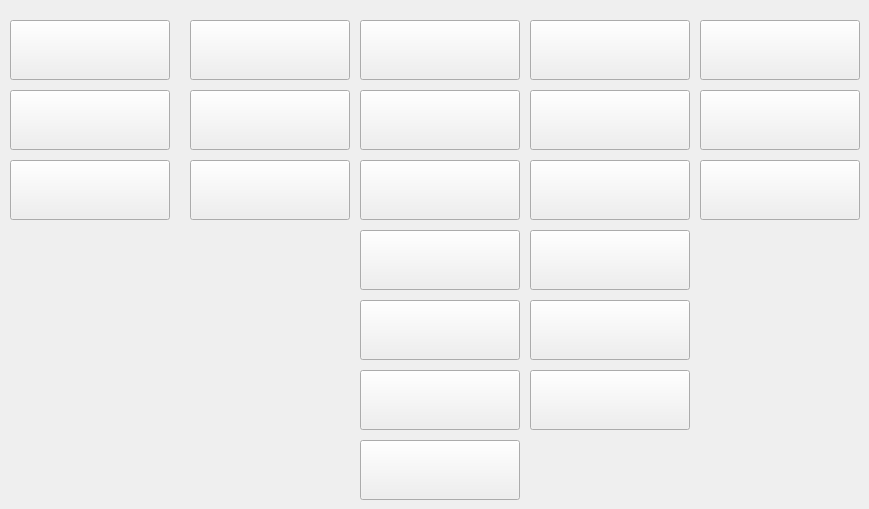
   <widget class="QWidget" name="tab_G_bis_R">
    <attribute name="title">
     <string>Websides von G bis R</string>
    </attribute>
    <widget class="QPushButton" name="Btn_Private">
     <property name="geometry">
      <rect>
       <x>10</x>
       <y>20</y>
       <width>160</width>
       <height>60</height>
      </rect>
     </property>
     <property name="font">
      <font>
       <pointsize>18</pointsize>
      </font>
     </property>
     <property name="whatsThis">
      <string>Private</string>
     </property>
     <property name="styleSheet">
      <string notr="true">background-image: url(:/gui/resource_collection_files/Logos/studios/Private/Private_160x60.png);

</string>
     </property>
     <property name="text">
      <string/>
     </property>
    </widget>
    <widget class="QPushButton" name="Btn_HardX">
     <property name="geometry">
      <rect>
       <x>190</x>
       <y>20</y>
       <width>160</width>
       <height>60</height>
      </rect>
     </property>
     <property name="font">
      <font>
       <pointsize>18</pointsize>
      </font>
     </property>
     <property name="whatsThis">
      <string>HardX</string>
     </property>
     <property name="styleSheet">
      <string notr="true">background-image: url(:/gui/resource_collection_files/Logos/studios/HardX/HardX_160x60.png);
</string>
     </property>
     <property name="text">
      <string/>
     </property>
    </widget>
    <widget class="QPushButton" name="Btn_DarkX">
     <property name="geometry">
      <rect>
       <x>190</x>
       <y>90</y>
       <width>160</width>
       <height>60</height>
      </rect>
     </property>
     <property name="font">
      <font>
       <pointsize>18</pointsize>
      </font>
     </property>
     <property name="toolTipDuration">
      <number>-3</number>
     </property>
     <property name="whatsThis">
      <string>DarkX</string>
     </property>
     <property name="styleSheet">
      <string notr="true">background-image: url(:/gui/resource_collection_files/Logos/studios/DarkX/DarkX_160x60.png);
</string>
     </property>
     <property name="text">
      <string/>
     </property>
    </widget>
    <widget class="QPushButton" name="Btn_PornBox">
     <property name="geometry">
      <rect>
       <x>360</x>
       <y>20</y>
       <width>160</width>
       <height>60</height>
      </rect>
     </property>
     <property name="font">
      <font>
       <pointsize>18</pointsize>
      </font>
     </property>
     <property name="whatsThis">
      <string>PornBox</string>
     </property>
     <property name="styleSheet">
      <string notr="true">background-image: url(:/gui/resource_collection_files/Logos/studios/PornBox/PornBox_160x60.png);

</string>
     </property>
     <property name="text">
      <string/>
     </property>
    </widget>
    <widget class="QPushButton" name="Btn_NaughtyAmerica">
     <property name="geometry">
      <rect>
       <x>530</x>
       <y>90</y>
       <width>160</width>
       <height>60</height>
      </rect>
     </property>
     <property name="font">
      <font>
       <pointsize>18</pointsize>
      </font>
     </property>
     <property name="whatsThis">
      <string>NaughtyAmerica</string>
     </property>
     <property name="styleSheet">
      <string notr="true">background-image: url(:/gui/resource_collection_files/Logos/studios/NaughtyAmerica/NaughtyAmerica_160x60.png)
</string>
     </property>
     <property name="text">
      <string/>
     </property>
    </widget>
    <widget class="QPushButton" name="Btn_MomXXX">
     <property name="geometry">
      <rect>
       <x>530</x>
       <y>20</y>
       <width>160</width>
       <height>60</height>
      </rect>
     </property>
     <property name="font">
      <font>
       <pointsize>18</pointsize>
      </font>
     </property>
     <property name="whatsThis">
      <string>MomXXX</string>
     </property>
     <property name="styleSheet">
      <string notr="true">background-image: url(:/gui/resource_collection_files/Logos/studios/MomXXX/MomXXX_160x60.jpg);

</string>
     </property>
     <property name="text">
      <string/>
     </property>
    </widget>
    <widget class="QPushButton" name="Btn_AnalVids">
     <property name="geometry">
      <rect>
       <x>360</x>
       <y>90</y>
       <width>160</width>
       <height>60</height>
      </rect>
     </property>
     <property name="font">
      <font>
       <pointsize>18</pointsize>
      </font>
     </property>
     <property name="statusTip">
      <string>AnalVids</string>
     </property>
     <property name="whatsThis">
      <string>AnalVids</string>
     </property>
     <property name="styleSheet">
      <string notr="true">background-image: url(:/gui/resource_collection_files/Logos/studios/AnalVids/AnalVids_160x90.jpg);
</string>
     </property>
     <property name="text">
      <string/>
     </property>
    </widget>
    <widget class="QPushButton" name="Btn_PerfectGonzo">
     <property name="geometry">
      <rect>
       <x>360</x>
       <y>300</y>
       <width>160</width>
       <height>60</height>
      </rect>
     </property>
     <property name="font">
      <font>
       <pointsize>18</pointsize>
      </font>
     </property>
     <property name="whatsThis">
      <string>PerfectGonzo</string>
     </property>
     <property name="styleSheet">
      <string notr="true">background-image: url(:/gui/resource_collection_files/Logos/studios/PerfectGonzo/PerfectGonzo_160x60.jpg);

</string>
     </property>
     <property name="text">
      <string/>
     </property>
    </widget>
    <widget class="QPushButton" name="Btn_Joymii">
     <property name="geometry">
      <rect>
       <x>10</x>
       <y>90</y>
       <width>160</width>
       <height>60</height>
      </rect>
     </property>
     <property name="font">
      <font>
       <pointsize>18</pointsize>
      </font>
     </property>
     <property name="whatsThis">
      <string>joymii</string>
     </property>
     <property name="styleSheet">
      <string notr="true">background-image: url(:/gui/resource_collection_files/Logos/studios/joymii/joymii_160x60.jpg);

</string>
     </property>
     <property name="text">
      <string/>
     </property>
    </widget>
    <widget class="QPushButton" name="Btn_Mofos">
     <property name="geometry">
      <rect>
       <x>530</x>
       <y>230</y>
       <width>160</width>
       <height>60</height>
      </rect>
     </property>
     <property name="font">
      <font>
       <pointsize>18</pointsize>
      </font>
     </property>
     <property name="whatsThis">
      <string>Mofos</string>
     </property>
     <property name="styleSheet">
      <string notr="true">background-image: url(:/gui/resource_collection_files/Logos/studios/Mofos/Mofos_160x60.jpg);

</string>
     </property>
     <property name="text">
      <string/>
     </property>
    </widget>
    <widget class="QPushButton" name="Btn_HookupHotshot">
     <property name="geometry">
      <rect>
       <x>700</x>
       <y>20</y>
       <width>160</width>
       <height>60</height>
      </rect>
     </property>
     <property name="font">
      <font>
       <pointsize>18</pointsize>
      </font>
     </property>
     <property name="whatsThis">
      <string>HookupHotshot</string>
     </property>
     <property name="styleSheet">
      <string notr="true">background-image:url(:/gui/resource_collection_files/Logos/studios/HookupHotshot/HookupHotshot_160x60.png)

</string>
     </property>
     <property name="text">
      <string/>
     </property>
    </widget>
    <widget class="QPushButton" name="Btn_LetsDoeit">
     <property name="geometry">
      <rect>
       <x>530</x>
       <y>300</y>
       <width>160</width>
       <height>60</height>
      </rect>
     </property>
     <property name="font">
      <font>
       <pointsize>18</pointsize>
      </font>
     </property>
     <property name="whatsThis">
      <string>LetsDoeit</string>
     </property>
     <property name="styleSheet">
      <string notr="true">background-image:url(:/gui/resource_collection_files/Logos/studios/LetsDoeit/LetsDoeit_160x60.png)
</string>
     </property>
     <property name="text">
      <string/>
     </property>
    </widget>
    <widget class="QPushButton" name="Btn_PornWorld">
     <property name="geometry">
      <rect>
       <x>360</x>
       <y>230</y>
       <width>160</width>
       <height>60</height>
      </rect>
     </property>
     <property name="font">
      <font>
       <pointsize>18</pointsize>
      </font>
     </property>
     <property name="statusTip">
      <string>PornWorld</string>
     </property>
     <property name="whatsThis">
      <string>PornWorld</string>
     </property>
     <property name="styleSheet">
      <string notr="true">background-image: url(:/gui/resource_collection_files/Logos/studios/PornWorld/PornWorld_160x60.png);

</string>
     </property>
     <property name="text">
      <string/>
     </property>
    </widget>
    <widget class="QPushButton" name="Btn_DDFNetwork">
     <property name="geometry">
      <rect>
       <x>360</x>
       <y>160</y>
       <width>160</width>
       <height>60</height>
      </rect>
     </property>
     <property name="font">
      <font>
       <pointsize>18</pointsize>
      </font>
     </property>
     <property name="statusTip">
      <string>DDFNetwork</string>
     </property>
     <property name="whatsThis">
      <string>DDFNetwork</string>
     </property>
     <property name="styleSheet">
      <string notr="true">background-image: url(:/gui/resource_collection_files/Logos/studios/DDFNetwork/DDFNetwork_160x60.jpg);
</string>
     </property>
     <property name="text">
      <string/>
     </property>
    </widget>
    <widget class="QPushButton" name="Btn_LegalPorno">
     <property name="geometry">
      <rect>
       <x>360</x>
       <y>370</y>
       <width>160</width>
       <height>60</height>
      </rect>
     </property>
     <property name="font">
      <font>
       <pointsize>18</pointsize>
      </font>
     </property>
     <property name="statusTip">
      <string>LegalPorno</string>
     </property>
     <property name="whatsThis">
      <string>LegalPorno</string>
     </property>
     <property name="styleSheet">
      <string notr="true">background-image: url(:/gui/resource_collection_files/Logos/studios/LegalPorno/LegalPorno_160x60.jpg);

</string>
     </property>
     <property name="text">
      <string/>
     </property>
    </widget>
    <widget class="QPushButton" name="Btn_BlackInWhite">
     <property name="geometry">
      <rect>
       <x>360</x>
       <y>440</y>
       <width>160</width>
       <height>60</height>
      </rect>
     </property>
     <property name="font">
      <font>
       <pointsize>18</pointsize>
      </font>
     </property>
     <property name="statusTip">
      <string>BlackInWhite</string>
     </property>
     <property name="whatsThis">
      <string>BlackInWhite</string>
     </property>
     <property name="styleSheet">
      <string notr="true">background-image: url(:/gui/resource_collection_files/Logos/studios/BlackInWhite/BlackInWhite_160x60.jpg);

</string>
     </property>
     <property name="text">
      <string/>
     </property>
    </widget>
    <widget class="QPushButton" name="Btn_DigitalPlayground">
     <property name="geometry">
      <rect>
       <x>190</x>
       <y>160</y>
       <width>160</width>
       <height>60</height>
      </rect>
     </property>
     <property name="font">
      <font>
       <pointsize>18</pointsize>
      </font>
     </property>
     <property name="toolTipDuration">
      <number>-3</number>
     </property>
     <property name="whatsThis">
      <string>DigitalPlayground</string>
     </property>
     <property name="styleSheet">
      <string notr="true">background-image: url(:/gui/resource_collection_files/Logos/studios/DigitalPlayground/DigitalPlayground_160x60.png);
</string>
     </property>
     <property name="text">
      <string/>
     </property>
    </widget>
    <widget class="QPushButton" name="Btn_HussiePass">
     <property name="geometry">
      <rect>
       <x>700</x>
       <y>90</y>
       <width>160</width>
       <height>60</height>
      </rect>
     </property>
     <property name="font">
      <font>
       <pointsize>18</pointsize>
      </font>
     </property>
     <property name="whatsThis">
      <string>HussiePass</string>
     </property>
     <property name="styleSheet">
      <string notr="true">background-image: url(:/gui/resource_collection_files/Logos/studios/HussiePass/HussiePass_160x60.jpg);
</string>
     </property>
     <property name="text">
      <string/>
     </property>
    </widget>
    <widget class="QPushButton" name="Btn_Hitzefrei">
     <property name="geometry">
      <rect>
       <x>700</x>
       <y>160</y>
       <width>160</width>
       <height>60</height>
      </rect>
     </property>
     <property name="font">
      <font>
       <pointsize>18</pointsize>
      </font>
     </property>
     <property name="whatsThis">
      <string>Hitzefrei</string>
     </property>
     <property name="styleSheet">
      <string notr="true">background-image: url(:/gui/resource_collection_files/Logos/studios/Hitzefrei/Hitzefrei_160x60.jpg);</string>
     </property>
     <property name="text">
      <string/>
     </property>
    </widget>
    <widget class="QPushButton" name="Btn_TheWhiteBoxxx">
     <property name="geometry">
      <rect>
       <x>530</x>
       <y>370</y>
       <width>160</width>
       <height>60</height>
      </rect>
     </property>
     <property name="font">
      <font>
       <pointsize>18</pointsize>
      </font>
     </property>
     <property name="whatsThis">
      <string>TheWhiteBoxxx</string>
     </property>
     <property name="styleSheet">
      <string notr="true">background-image: url(:/gui/resource_collection_files/Logos/studios/LetsDoeit/TheWhiteBoxxx/TheWhiteBoxxx_160x90.jpg);
</string>
     </property>
     <property name="text">
      <string/>
     </property>
    </widget>
    <widget class="QPushButton" name="Btn_nuruMassage">
     <property name="geometry">
      <rect>
       <x>530</x>
       <y>160</y>
       <width>160</width>
       <height>60</height>
      </rect>
     </property>
     <property name="font">
      <font>
       <pointsize>18</pointsize>
      </font>
     </property>
     <property name="whatsThis">
      <string>nuruMassage</string>
     </property>
     <property name="styleSheet">
      <string notr="true">background-image: url(:/gui/resource_collection_files/Logos/studios/nuruMassage/nuruMassage_160x60.jpg);

</string>
     </property>
     <property name="text">
      <string/>
     </property>
    </widget>
    <widget class="QPushButton" name="Btn_Kink">
     <property name="geometry">
      <rect>
       <x>10</x>
       <y>160</y>
       <width>160</width>
       <height>60</height>
      </rect>
     </property>
     <property name="font">
      <font>
       <pointsize>18</pointsize>
      </font>
     </property>
     <property name="toolTip">
      <string>Network 'Kink'</string>
     </property>
     <property name="whatsThis">
      <string>Kink</string>
     </property>
     <property name="styleSheet">
      <string notr="true">background-image: url(:/gui/resource_collection_files/Logos/studios/Kink/Kink_160x60.jpg);

</string>
     </property>
     <property name="text">
      <string/>
     </property>
    </widget>
   </widget>
